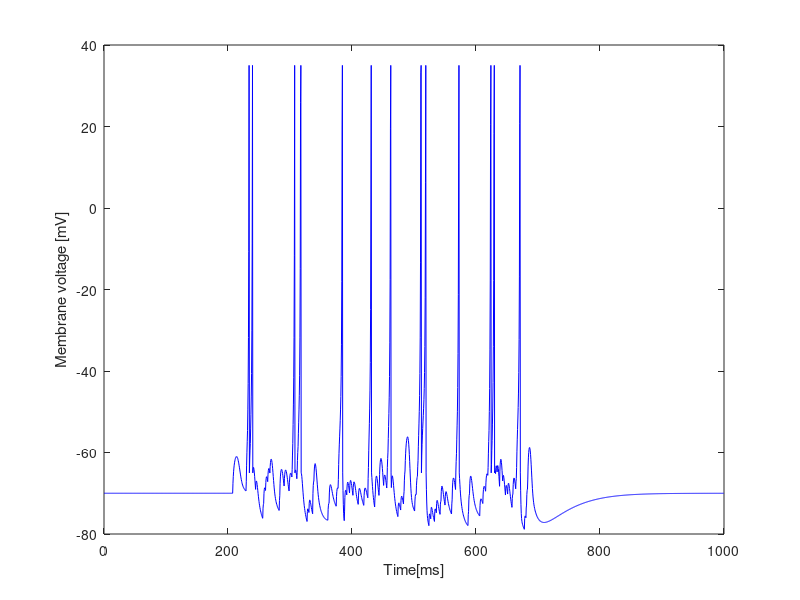

Write the MATLAB code that produced this figure.
 %i n i t i a l i z e pa r ame t e r s
 dt=0.5;
 d =8;
 a =0.02;
 c =-65; 
 b =0.2;

 %r e s e r v e memory
 T =ceil(1000/dt) ;
 v =zeros(T,1) ;
 u =zeros(T,1) ;
 v(1)=-70;
 u(1)= -14;

 nin=100 ; %NEW
 rate=2*1e-3;%to [ms ] %NEW
 taug=10 ; %NEW
gin=zeros(nin,1) ; %NEW 
Ein=zeros(nin,1) ; %NEW
win=0.07*ones(1,nin) ; %NEW

 %f o r?l o o p o v e r t ime
 for t=1:T-1;
 %Po i s s o n i n p u t
 if t*dt>200 && t*dt<700
 p= rand(nin,1)<rate*dt ; %NEW
 else
 p=0 ; %NEW
 end
 %conduc tanc e update o f g i n
 gin=gin+p ;
 Iapp=win*(gin.*Ein) ;
 Iapp=Iapp-(win*gin).*v(t) ;
 gin=(1-dt/taug)*gin ;

 if v(t)<35
 %update ODE
 dv=(0.04*v(t)+5)*v(t)+140-u(t);
 v(t+1)=v(t)+(dv+Iapp)*dt;
 du=a*(b*v(t)-u(t));
 u(t+1)=u(t)+dt*du;
 else
 %s p i k e s
 v(t)=35;
 v(t+1)=c;
 u(t+1)=u(t)+d;
 end

 end

 %p l o t v o l t a g e t r a c e
 plot((0:T-1)*dt,v,'b') ;
 xlabel('Time[ms]') ;
 ylabel( 'Membrane voltage [mV]' ) ;